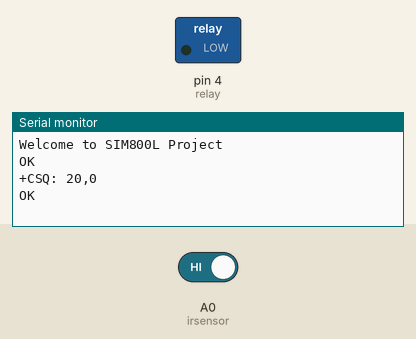
Simulated run of this sketch. Board: Arduino Uno, built with avr-gcc and run on an emulated ATmega328P. On the bench: switched loads named in the sketch (green lamp = pin HIGH), the last lines printed to the serial monitor. The test bench sets the inputs (shaded band); at power-on: A0 (irsensor) HIGH. Random numbers use the default seed unless the sketch sets one; the modem accepts every AT command (registered, SIM ready, sends succeed) and sends nothing else.

Above: at 3.7 s.
3.8 s: A0 (irsensor) driven LOW
At 5.0 s:
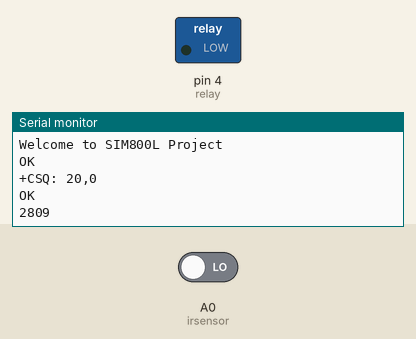
5.3 s: A0 (irsensor) driven HIGH
At 6.6 s:
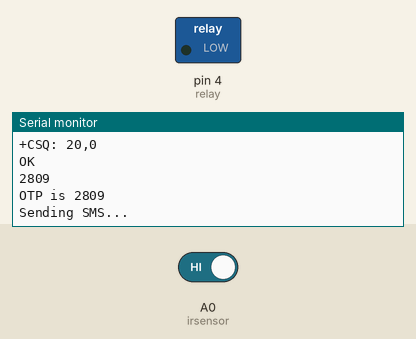

Measured:
- after the input at 3.8 s, the serial monitor: prints a new line at once (image 1)
- after the input at 5.3 s, the serial monitor: prints a new line at once (image 2)

The sketch:

GSM_BASED__MINIPROJECT.ino
```cpp
#include <SoftwareSerial.h>
#include <Wire.h>
#include <LiquidCrystal_I2C.h>
#include <Keypad.h>
#define relay 4
#define red 16
#define green 15

const byte ROWS = 4;
const byte COLS = 4;
char hexaKeys[ROWS][COLS] = {
  {'1', '2', '3', 'A'},
  {'4', '5', '6', 'B'},
  {'7', '8', '9', 'C'},
  {'*', '0', '#', 'D'}
};
byte rowPins[ROWS] = {13, 12, 11, 10};
byte colPins[COLS] = {9, 8, 7, 6};
Keypad customKeypad = Keypad( makeKeymap(hexaKeys), rowPins, colPins, ROWS, COLS);

LiquidCrystal_I2C lcd(0x27, 16, 2);

SoftwareSerial sim800l(3, 2);
int irsensor = A0;
int otp;
String otpstring = "";
int i = 0;
void setup()
{

  pinMode(irsensor, INPUT_PULLUP);
  sim800l.begin(4800);
  Serial.begin(115200);
  //lcd.init();
  lcd.backlight();
  Serial.print("Welcome to SIM800L Project");
  sim800l.println("AT");
  updateSerial();
  pinMode(relay, OUTPUT);
  pinMode(red, INPUT);
  pinMode(green, INPUT);
  digitalWrite(relay, LOW);
  delay(500);
  sim800l.println("AT+CSQ");
  updateSerial();
  delay(1000);

}
void updateSerial()
{
  delay(500);
  while (Serial.available()) {
    sim800l.write(Serial.read());
  }
  while (sim800l.available()) {
    Serial.write(sim800l.read());
  }
}
void loop()
{
  lcd.setCursor(0, 0);
  lcd.print("   OTP Based");
  lcd.setCursor(0, 1);
  lcd.print("   Door Lock");
  if (digitalRead(irsensor) == LOW)
  {
    otp = random(2000, 9999);
    otpstring = String(otp);
    Serial.println(otpstring);
    while (digitalRead(irsensor) == LOW) {}
    lcd.clear();
    lcd.setCursor(0, 0);
    lcd.print(" OTP Sent to");
    lcd.setCursor(0, 1);
    lcd.print(" Your Mobile");
    Serial.print("OTP is ");
    delay(100);
    Serial.println(otpstring);
    delay(100);
    SendSMS();
    lcd.clear();
    lcd.setCursor(0, 0);
    lcd.print("Enter OTP :");
    getotp();
  }

}

void getotp() {

  String y = "";
  int a = y.length();
  while (a < 4)
  {
    char customKey = customKeypad.getKey();
    if (customKey) {
      lcd.setCursor(0, 1);
      y = y + customKey;
      lcd.print(y);
      a = y.length();
    }
  }
  Serial.print("Entered OTP is ");
  Serial.println(y);
  if (otpstring == y)
  {
    lcd.setCursor(0, 0);
    lcd.print("Access Granted");
    lcd.setCursor(0, 1);
    lcd.print("Door Opening");
    digitalWrite(relay, HIGH);
    digitalWrite(red, HIGH);
    digitalWrite(green, LOW);
    delay(5000);
    digitalWrite(relay, LOW);
    digitalWrite(red, LOW);
    digitalWrite(green, HIGH);
  }
  else
  {
    lcd.setCursor(0, 0);
    lcd.print("Access Failed");
    lcd.setCursor(0, 1);
    lcd.print("Try Again !!!");
    delay(3000);
  }


}
void SendSMS()
{
  Serial.println("Sending SMS...");
  sim800l.print("AT+CMGF=1\r");
  delay(100);
  sim800l.print ("AT+CSMP=17,167,0,0\r");
  delay(500);
  sim800l.print("AT+CMGS=\"+918828450872\"\r");
  delay(500);
  sim800l.print("Your OTP is " + otpstring + " Just Type OTP And Unlock The Door");
  delay(500);
  sim800l.print((char)26);
  delay(500);
  sim800l.println();
  Serial.println("Text Sent.");
  delay(500);

}
```
